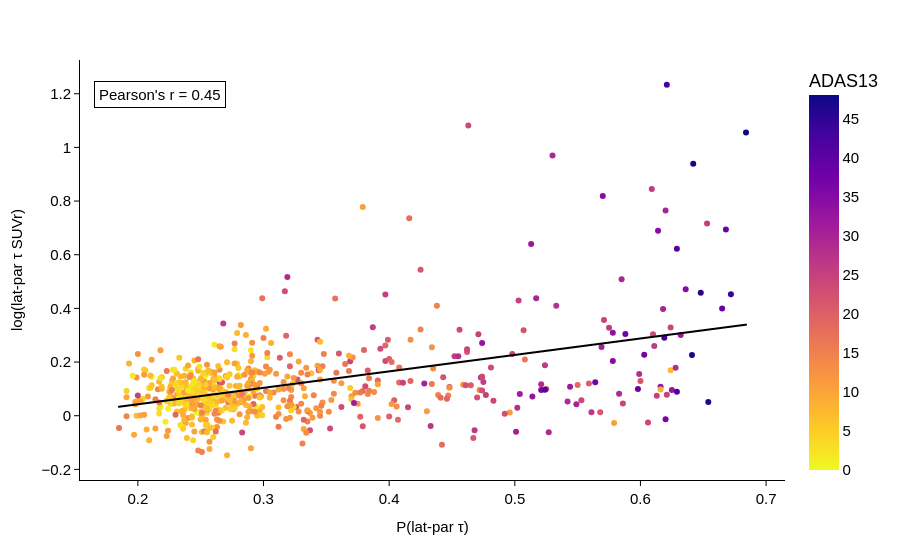

Source (notebook cell):
### Code cell
bubble_plot_tau(adas_data_tau, 'tau_latpar_label_prob', 'tau_LATERAL_PARIETAL_SUVR', 'P(lat-par τ)', 'lat-par τ SUVr', 'EF4d')

### Figure 1 — Plotly figure (JSON) as saved in the notebook; plotly's stock layout.template omitted (floating-point values rounded to 4 significant figures; data arrays with more than 128 entries replaced by an {"elided": "..."} marker saying what was removed)
{"data": [{"hovertemplate": "P(lat-par τ)=%{x}<br>lat-par τ SUVr=%{y}<br>ADAS13=%{marker.color}<extra></extra>", "legendgroup": "", "marker": {"color": {"elided": "619 float values"}, "coloraxis": "coloraxis", "symbol": "circle"}, "mode": "markers", "name": "", "orientation": "v", "showlegend": false, "type": "scatter", "x": {"elided": "619 float values"}, "xaxis": "x", "y": {"elided": "619 float values"}, "yaxis": "y"}, {"line": {"color": "black", "width": 2}, "mode": "lines", "name": "Regression Line", "showlegend": false, "type": "scattergl", "x": {"elided": "619 float values"}, "y": {"elided": "619 float values"}}], "layout": {"annotations": [{"align": "left", "bgcolor": "white", "bordercolor": "black", "borderpad": 4, "borderwidth": 1, "font": {"color": "black", "family": "Arial, sans-serif", "size": 15}, "showarrow": false, "text": "Pearson's r = 0.45", "x": 0.02, "xref": "paper", "y": 0.95, "yref": "paper"}], "coloraxis": {"colorbar": {"title": {"text": "ADAS13"}}, "colorscale": [[0, "#f0f921"], [0.1111, "#fdca26"], [0.2222, "#fb9f3a"], [0.3333, "#ed7953"], [0.4444, "#d8576b"], [0.5556, "#bd3786"], [0.6667, "#9c179e"], [0.7778, "#7201a8"], [0.8889, "#46039f"], [1, "#0d0887"]]}, "font": {"color": "black", "family": "Arial, sans-serif", "size": 15}, "legend": {"font": {"color": "black", "family": "Arial, sans-serif", "size": 15}, "title": {"font": {"color": "black", "family": "Arial, sans-serif", "size": 15}, "text": "ADAS-13"}, "tracegroupgap": 0}, "margin": {"t": 60}, "paper_bgcolor": "white", "plot_bgcolor": "white", "xaxis": {"anchor": "y", "domain": [0, 1], "linecolor": "black", "showgrid": false, "tickcolor": "black", "ticks": "outside", "title": {"font": {"color": "black", "family": "Arial, sans-serif", "size": 15}, "text": "P(lat-par τ)"}}, "yaxis": {"anchor": "x", "domain": [0, 1], "gridcolor": "lightgrey", "gridwidth": 0.5, "linecolor": "black", "showgrid": false, "tickcolor": "black", "ticks": "outside", "title": {"font": {"color": "black", "family": "Arial, sans-serif", "size": 15}, "text": "log(lat-par τ SUVr)"}}}}
